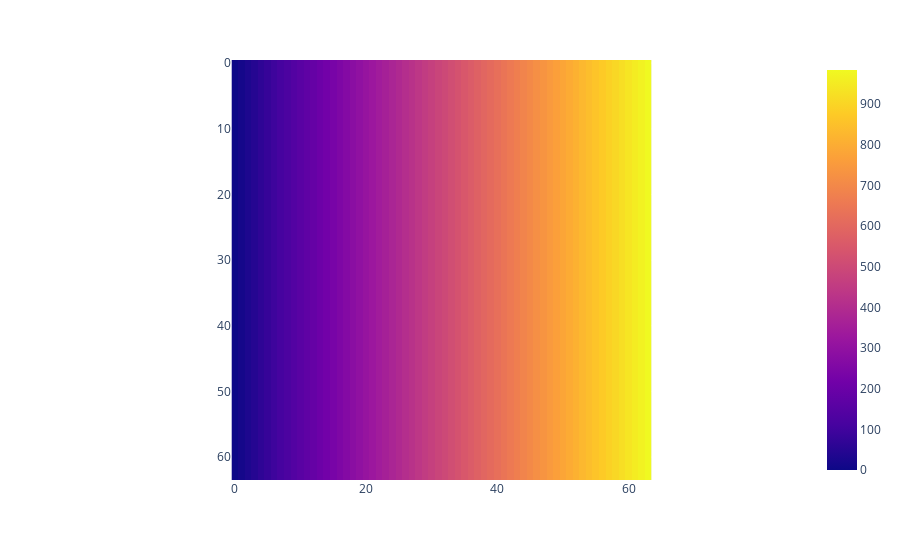
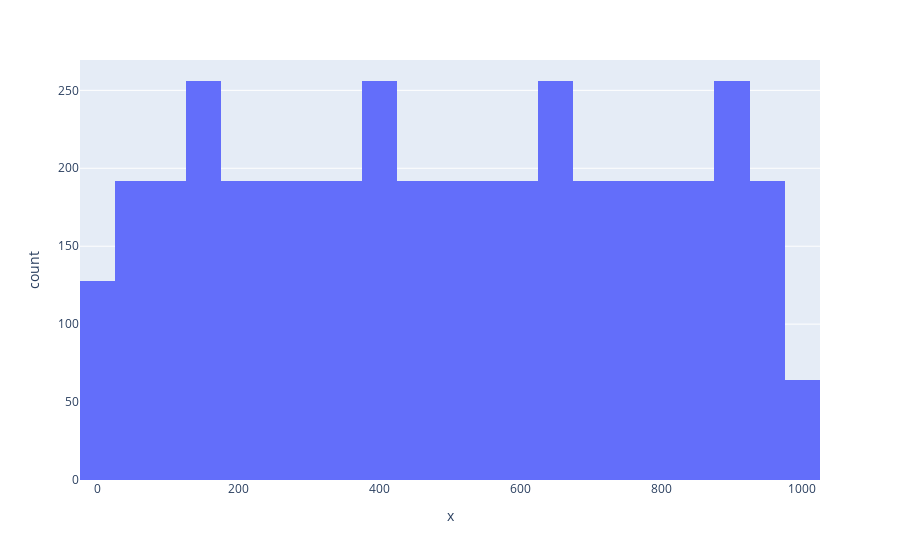

The cell these charts' notebook holds for them, in order:
### Code cell
import numpy as np
import plotly.express as px
import plotly.graph_objects as go
from plotly.offline import iplot, init_notebook_mode
from plotly.subplots import make_subplots
import ipywidgets as widgets

# Initialize the Plotly notebook mode
init_notebook_mode(connected=True)

# create an intensity gradient image
w = 64
h = 64
image = np.zeros((w, h), dtype="float32")
for i in range(w):
    image[:, i] = (i/w) * 1000
image_original = image.copy()

px.imshow(image).show()
px.histogram(x=image.flatten()).show()

### Figure 1 — Plotly figure (JSON) as saved in the notebook; plotly's stock layout.template omitted (floating-point values rounded to 4 significant figures; data arrays with more than 128 entries replaced by an {"elided": "..."} marker saying what was removed)
{"data": [{"coloraxis": "coloraxis", "hovertemplate": "x: %{x}<br>y: %{y}<br>color: %{z}<extra></extra>", "name": "0", "type": "heatmap", "xaxis": "x", "yaxis": "y", "z": {"elided": "64x64 float values"}}], "layout": {"coloraxis": {"colorscale": [[0, "#0d0887"], [0.1111, "#46039f"], [0.2222, "#7201a8"], [0.3333, "#9c179e"], [0.4444, "#bd3786"], [0.5556, "#d8576b"], [0.6667, "#ed7953"], [0.7778, "#fb9f3a"], [0.8889, "#fdca26"], [1, "#f0f921"]]}, "margin": {"t": 60}, "xaxis": {"anchor": "y", "constrain": "domain", "domain": [0, 1], "scaleanchor": "y"}, "yaxis": {"anchor": "x", "autorange": "reversed", "constrain": "domain", "domain": [0, 1]}}}

### Figure 2 — Plotly figure (JSON) as saved in the notebook; plotly's stock layout.template omitted (floating-point values rounded to 4 significant figures; data arrays with more than 128 entries replaced by an {"elided": "..."} marker saying what was removed)
{"data": [{"alignmentgroup": "True", "bingroup": "x", "hovertemplate": "x=%{x}<br>count=%{y}<extra></extra>", "legendgroup": "", "marker": {"color": "#636efa", "pattern": {"shape": ""}}, "name": "", "offsetgroup": "", "orientation": "v", "showlegend": false, "type": "histogram", "x": {"elided": "4096 float values"}, "xaxis": "x", "yaxis": "y"}], "layout": {"barmode": "relative", "legend": {"tracegroupgap": 0}, "margin": {"t": 60}, "xaxis": {"anchor": "y", "domain": [0, 1], "title": {"text": "x"}}, "yaxis": {"anchor": "x", "domain": [0, 1], "title": {"text": "count"}}}}
